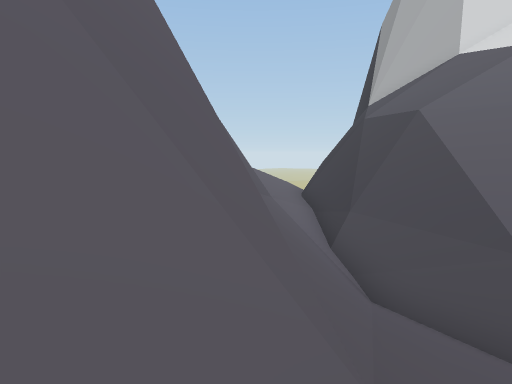
view 1 (above)

19 first-person views from a walk through a Unity game level. The camera is 1.4 m above the floor, tilts 6° down and sees 70° across. The floor is counted in squares, 2 m on a side. Each view is taken from the middle of a square. On the plan, view 1 faces up. The plan holds only what a view shows up to about 11 squares ahead; the rest is blank. The place goes on beyond the plan. Some surface patterns are stand-ins.

view 2
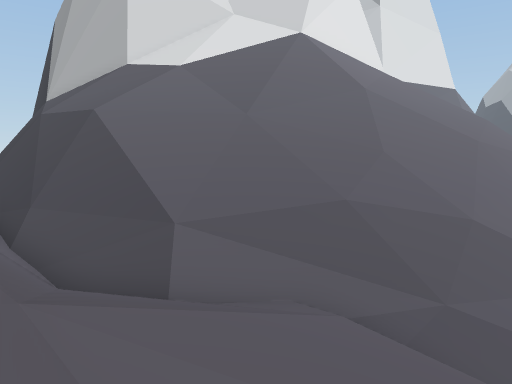

view 3
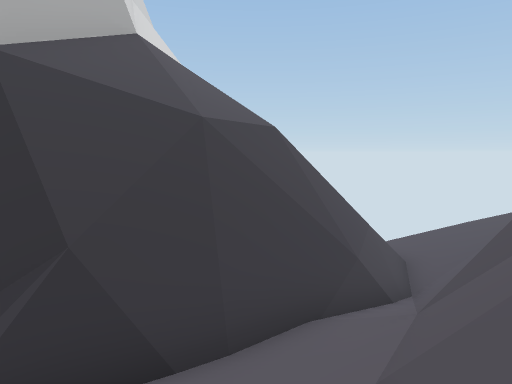

view 4
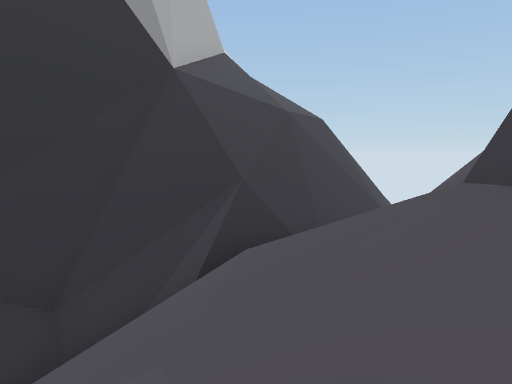

view 5
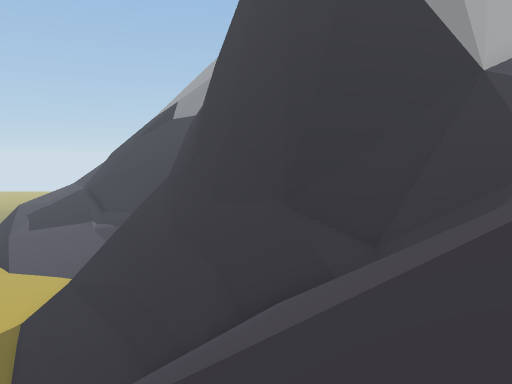

view 6
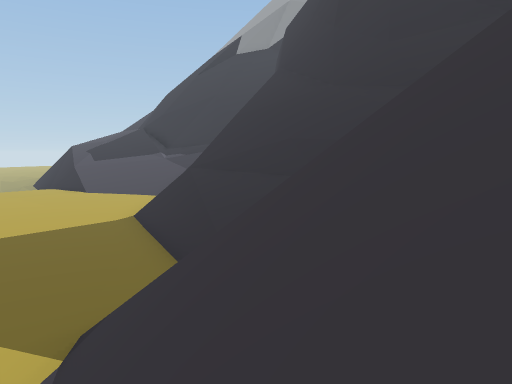

view 7
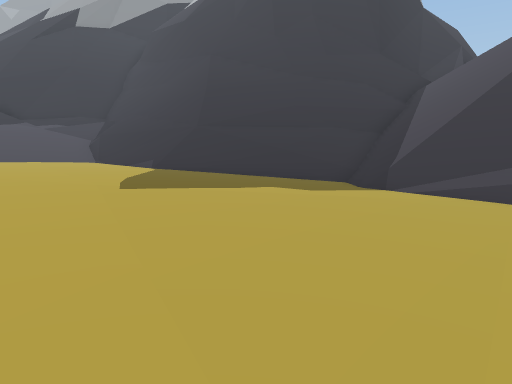

view 8
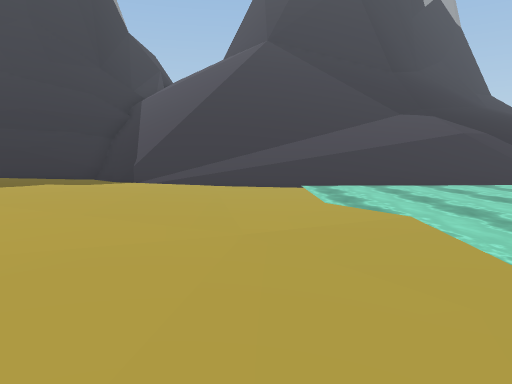

view 9
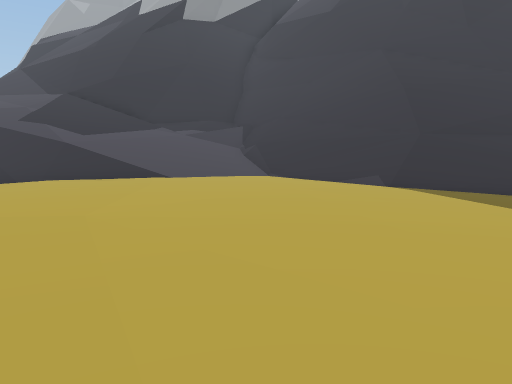

view 10
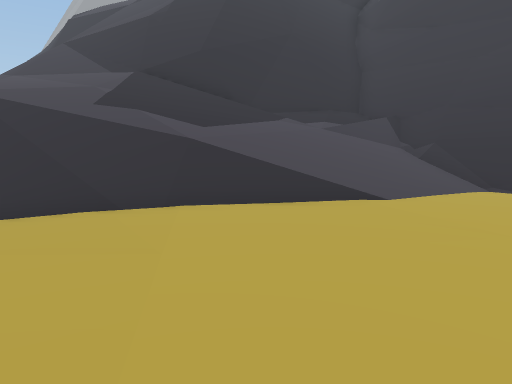

view 11
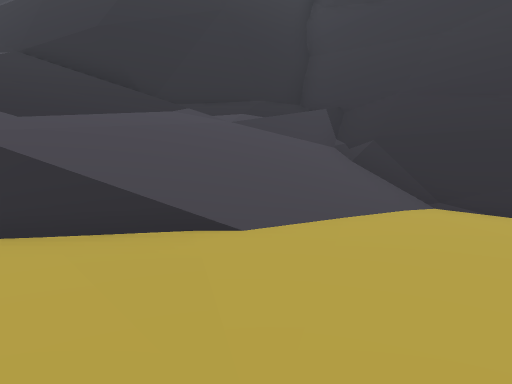

view 12
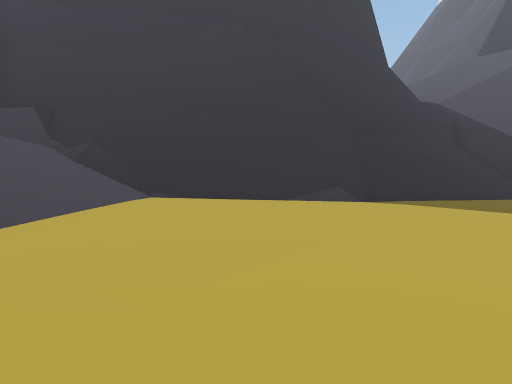

view 13
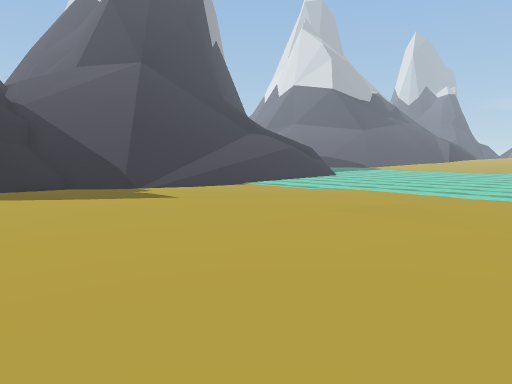

view 14
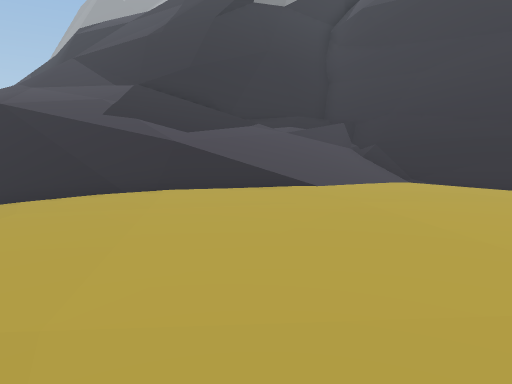

view 15
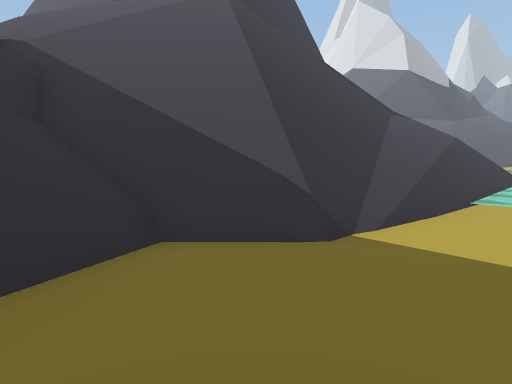

view 16
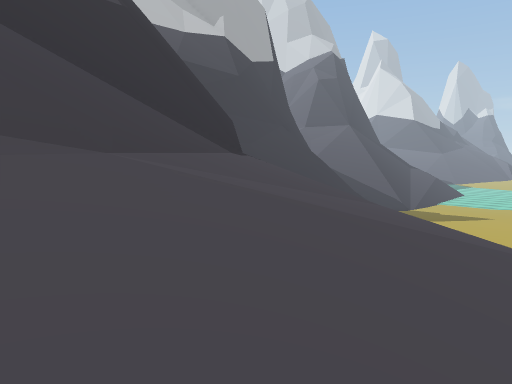

view 17
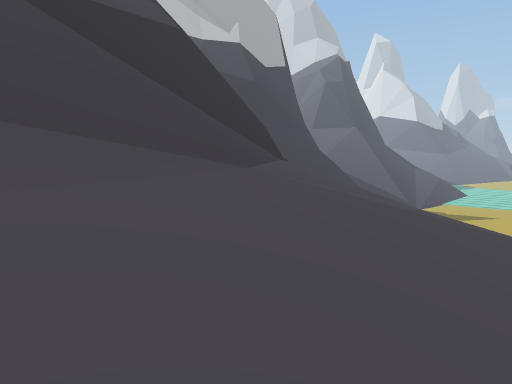

view 18
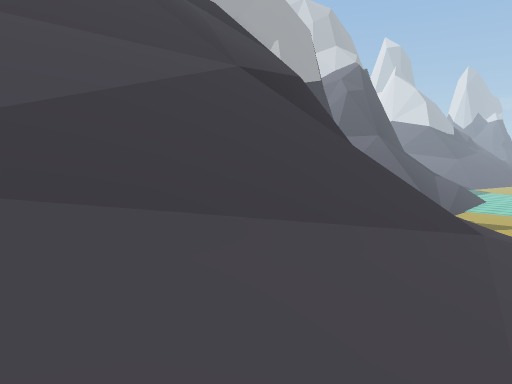

view 19
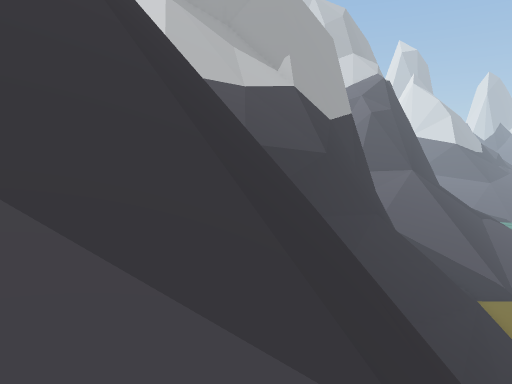

### Floor plan
Key: @ floor where view 1 was taken; # wall or solid block; x gap in a wall; . main floor; - floor 0.25 m lower than the main floor; _ floor 0.75 m lower than the main floor; < floor 1.25 m lower than the main floor; : floor 5.25 m higher than the main floor; / step, stairs or slope; = window, fence, low wall or low ledge; ~ water the walk can cross; ^ raised ledge; v drop or lower ground.
Columns run from 10 left of view 1 to 26 right of it. Each row starts with its distance up from view 1.
 35              ........
 34        -----..........----
 33    ~~~__----...........---##v//////
 32    ~~<__----............-#vv/////////
 31     ~<__-----..........==v///////////
 30     ~<___-----.........=/////////////
 29    ~~<<__-------......////////##v=//
 28    ~~~<___-------.....//////##=v///
 27   ~~~~<<__--------..../////#^vv///
 26  ~~~~~<<___--------.../////# vv//
 25  ~~~~~<<<___----////===///## v//
 24 ~~~~~~////___-==#==///////#  vv
 23 ////////////_==###=^^^=####  v
 22   ////////////#= :xv= ^#
 21    //////////===#=##^^#
 20     /////////=###^^^
 19      /////////#^^
 18       ///////##^
 17        //////=#
 16         //////^
 15         #////#^
 14         ^////##
 13          ///###^
 12          #=/# =#
 11          ==/#  ##
 10           ^/#   #^
  9           #/#    ##
  8           #/##
  7            /##
  6            /=#
  5            //#=#
  4            ///=##
  3            ///:/#
  2           #/////##
  1          ##/////##
  0           @///// #
 -1           /

Positions as (right, up) in squares from view 1, and headings:
1: (0, 0), facing up
2: (0, -1), facing up-right
3: (-1, 14), facing down-right
4: (-2, 17), facing down-right
5: (-4, 18), facing right
6: (-3, 22), facing right
7: (-3, 31), facing down-right
8: (-3, 34), facing down
9: (3, 34), facing down-right
10: (9, 34), facing down-right
11: (9, 31), facing down-right
12: (9, 32), facing down
13: (6, 35), facing down-left
14: (7, 35), facing down-right
15: (4, 26), facing down-left
16: (23, 33), facing down-left
17: (24, 33), facing down-left
18: (26, 32), facing down-left
19: (21, 27), facing down-left
